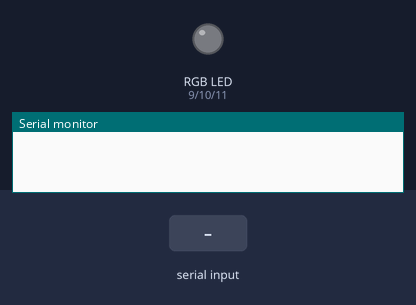
A sketch run on a simulated Arduino Uno, built with avr-gcc and run on an emulated ATmega328P. On the bench: an RGB LED mixed from three pins (HIGH = lit), the last lines printed to the serial monitor. The inputs (shaded band) are chosen by the test bench.

Above: at 1.2 s.
1.3 s: "y" received over Serial
At 2.1 s:
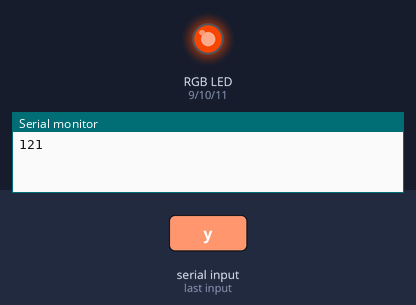
4.3 s: "g" received over Serial
At 6.5 s:
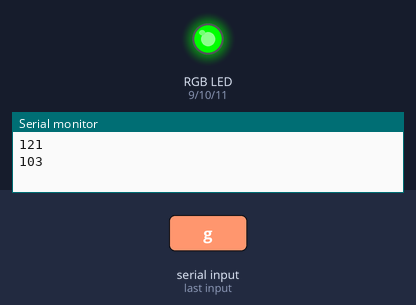
6.8 s: "w" received over Serial
At 8.1 s:
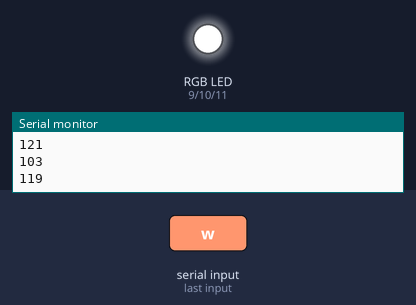
8.8 s: "r" received over Serial
At 9.6 s:
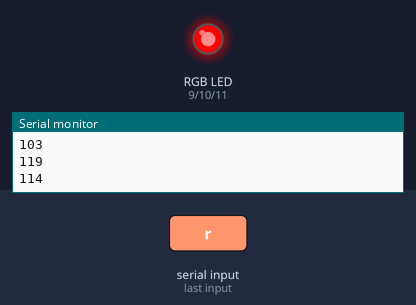
10.8 s: "b" received over Serial
At 12.4 s:
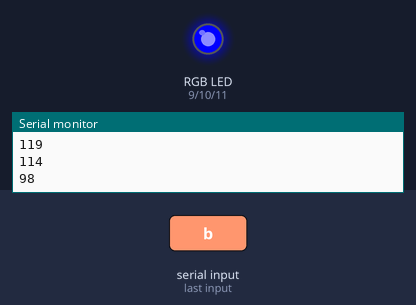
12.8 s: "p" received over Serial
At 13.9 s:
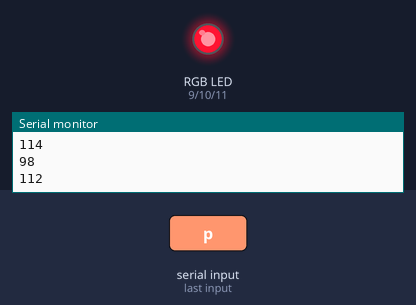
Timing chart, 0 to 15.8 s (numbered marks = the images above; inputs shaded):
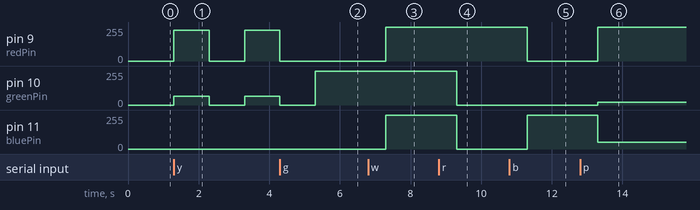

The sketch:

serialColourDriver.ino
```cpp
#include <stdio.h>

int incomingByte    = 0; // for incoming serial data
const int redPin    = 9;
const int greenPin  = 10;
const int bluePin   = 11;
// if "white" (R=255, G=255, B=255) doesn't look white, reduce the red, green, or blue max value.
const int max_red   = 255;
const int max_green = 255;
const int max_blue  = 255;

byte colors[3] ;//array to store led brightness values
byte lineEnding = 0x0A; //10 in decimal, ASCII newline character

void setup() {
  pinMode(redPin, OUTPUT);
  pinMode(greenPin, OUTPUT);
  pinMode(bluePin, OUTPUT);

  Serial.begin(9600); // opens serial port, sets data rate to 9600 bps
  printf("begin");
}

// Below only turns a pin on or off.
void green() {
  analogWrite(redPin, map(0, 0, 255, 0, max_red));
  analogWrite(greenPin, map(255, 0, 255, 0, max_green));
  analogWrite(bluePin, map(0, 0, 255, 0, max_blue));
  delay(1000);
}

void yellow() {
  analogWrite(redPin, map(230, 0, 255, 0, max_red));
  analogWrite(greenPin, map(65, 0, 255, 0, max_green));
  analogWrite(bluePin, map(0, 0, 255, 0, max_blue));
  delay(1000);
}

void blue() {
  analogWrite(redPin, map(0, 0, 255, 0, max_red));
  analogWrite(greenPin, map(0, 0, 255, 0, max_green));
  analogWrite(bluePin, map(255, 0, 255, 0, max_blue));
  delay(1000);
}

void red() {
  analogWrite(redPin, map(255, 0, 255, 0, max_red));
  analogWrite(greenPin, map(0, 0, 255, 0, max_green));
  analogWrite(bluePin, map(0, 0, 255, 0, max_blue));
  delay(1000);
}

void white() {
  analogWrite(redPin, map(255, 0, 255, 0, max_red));
  analogWrite(greenPin, map(255, 0, 255, 0, max_green));
  analogWrite(bluePin, map(255, 0, 255, 0, max_blue));
  delay(1000);
}

void pink() {
  analogWrite(redPin, map(255, 0, 255, 0, max_red));
  analogWrite(greenPin, map(20, 0, 255, 0, max_green));
  analogWrite(bluePin, map(50, 0, 255, 0, max_blue));
  delay(1000);
}

void gold() {
  analogWrite(redPin, map(255, 0, 255, 0, max_red));
  analogWrite(greenPin, map(215, 0, 255, 0, max_green));
  analogWrite(bluePin, map(0, 0, 255, 0, max_blue));
  delay(1000);
}

void off() {
  analogWrite(redPin, map(0, 0, 255, 0, max_red));
  analogWrite(greenPin, map(0, 0, 255, 0, max_green));
  analogWrite(bluePin, map(0, 0, 255, 0, max_blue));
  delay(1000);
}

void loop() {
  if (Serial.available() > 0) {
    incomingByte = Serial.read();
    Serial.println(incomingByte);
  }

  switch (incomingByte) {
    case 'g':
      green();
      break;
    case 'w':
      white();
      break;
    case 'r':
      red();
      break;
    case 'y':
      yellow();
      off();
      break;
    case 'b':
      blue();
      break;
    case 'p':
      pink();
      break;
    case 'x':
      gold();
      break;
    case 'o':
      off();
      break;
    default:
      // if nothing else matches, do nothing
      break;
  }
}
```

Measured:
- after the input at 1.3 s, pin 9 (redPin): 0/255 → 230/255 at once, → 0/255 1.0 s later, → 230/255 1.0 s later; pin 10 (greenPin): 0/255 → 65/255 at once, → 0/255 1.0 s later, → 65/255 1.0 s later
- after the input at 4.3 s, pin 9 (redPin): goes on until 4.3 s, then stays 0/255
- after the input at 6.8 s, pin 9 (redPin), pin 11 (bluePin): 0/255 → 255/255 after 0.50 s
- after the input at 8.8 s, pin 10 (greenPin), pin 11 (bluePin): 255/255 → 0/255 after 0.50 s
- after the input at 10.8 s, pin 9 (redPin): 255/255 → 0/255 after 0.50 s; pin 11 (bluePin): 0/255 → 255/255 after 0.50 s
- after the input at 12.8 s, pin 9 (redPin): 0/255 → 255/255 after 0.50 s; pin 10 (greenPin): 0/255 → 20/255 after 0.50 s; pin 11 (bluePin): 255/255 → 50/255 after 0.50 s
